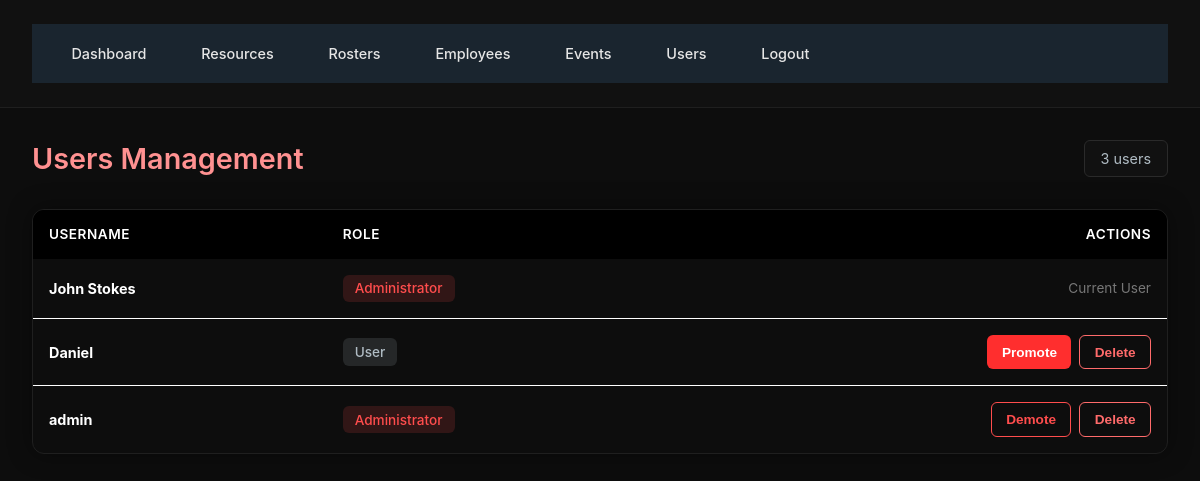
The app's page /users (signed in), older data.
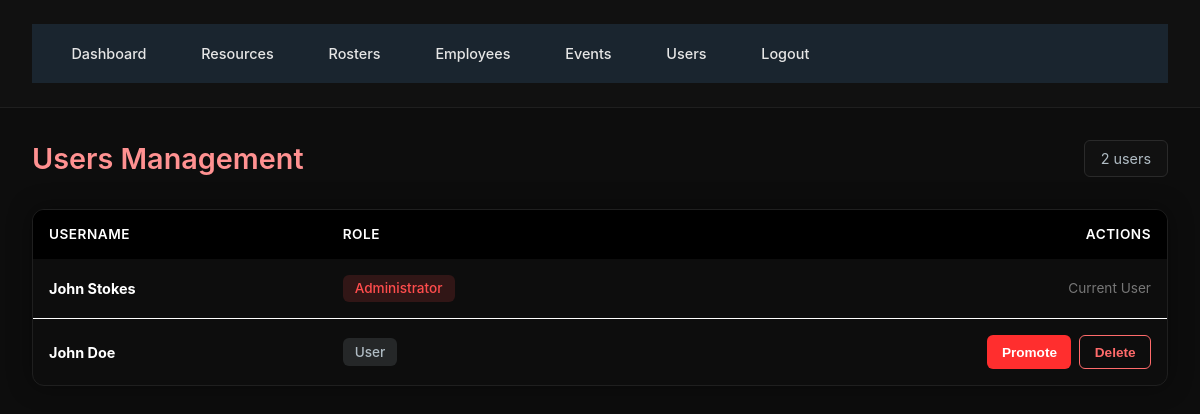
The same page, newer data.
### Database.py (models this page shows, shortened)
class User(UserMixin, db.Model):
    id = db.Column(db.Integer, primary_key=True)
    username = db.Column(db.String(120), unique=True, nullable=False)
    password_hash = db.Column(db.String(255), nullable=False)
    is_admin = db.Column(db.Boolean, default=False)
    employee_id = db.Column(db.Integer, db.ForeignKey('employee.id'))
    employee = db.relationship('Employee', backref='user', uselist=False)

### app.py (the view)
    @app.route('/users')
    @login_required
    @admin_required
    def users():
        return render_template('users.html', users=User.query.all())

### app.py (called while the page is built)
def admin_required(f):
    @wraps(f)
    def wrapper(*args, **kwargs):
        if not current_user.is_admin:
            abort(403)
        return f(*args, **kwargs)
    return wrapper

### Templates/users.html (shortened to what this page needs)
{% extends "base.html" %}
{% block content %}
<div class="page-header">
  <h2 class="page-title">Users Management</h2>
  <span class="users-count">{{ users|length }} users</span>
</div>
{% if users %}
<div class="table-wrapper">
  <table>
    <thead>
      <tr>
        <th>Username</th>
        <th>Role</th>
        <th style="text-align:right;">Actions</th>
      </tr>
    </thead>
    <tbody>
      {% for u in users %}
      <tr>
        <td><strong>{{ u.username }}</strong></td>
        <td>
          {% if u.is_admin %}
            <span class="admin-badge">Administrator</span>
          {% else %}
            <span class="user-badge">User</span>
          {% endif %}
        </td>
        <td>
          <div class="actions-cell">
            {% if u.id != current_user.id %}
              {% if u.is_admin %}
                <button type="button"
                        class="btn-action btn-demote"
                        data-username="{{ u.username }}"
                        data-user-id="{{ u.id }}"
                        onclick="confirmDemote(this)">
                  Demote
                </button>
              {% else %}
                <button type="button"
                        class="btn-action btn-promote"
                        data-username="{{ u.username }}"
                        data-user-id="{{ u.id }}"
                        onclick="confirmPromote(this)">
                  Promote
                </button>
              {% endif %}
              <button type="button"
                      class="btn-action btn-delete"
                      data-username="{{ u.username }}"
                      data-user-id="{{ u.id }}"
                      onclick="confirmDelete(this)">
                Delete
              </button>
            {% else %}
              <span style="color:#777; font-size:0.85rem;">Current User</span>
            {% endif %}
          </div>
        </td>
      </tr>
      {% endfor %}
    </tbody>
  </table>
</div>
{% else %}
<div class="empty-state">
  No users found.
</div>
{% endif %}
{% endblock %}

### Templates/base.html (shortened to what this page needs)
<!doctype html>
<html lang="en">
<head>
  <link rel="stylesheet" href="{{ url_for('static', filename='css/styles.css') }}">
</head>
<body>
<header>
  {% if current_user.is_authenticated %}
  <nav>
    <a href="{{ url_for('index') }}">Dashboard</a>
    <a href="{{ url_for('resources') }}">Resources</a>
    <a href="{{ url_for('rosters') }}">Rosters</a>
    {% if current_user.is_admin %}
      <a href="{{ url_for('employees_overview') }}">Employees</a>
      <a href="{{ url_for('events') }}">Events</a>
      <a href="{{ url_for('users') }}">Users</a>
    {% endif %}
    <a href="{{ url_for('logout') }}">Logout</a>
  </nav>
  {% endif %}
</header>
<main>
  {% block content %}{% endblock %}
</main>
</body>
</html>

### Static/Css/styles.css (style rules this page uses)
* { margin: 0; padding: 0; box-sizing: border-box; }
body { font-family: '72', 'SAP Sans', system-ui, sans-serif; background-color: #000000; color: #e0e0e0; }
header { background: #1a252f; color: white; padding: 0; border-bottom: 1px solid #2d3f4d; }
.page-header .page-title { color: #ff9191; }
nav { display: flex; align-items: center; padding: 0.75rem 1.5rem; background: #1a252f; gap: 1.5rem; }
nav a { color: #b0bcc4; text-decoration: none; font-size: 0.9rem; padding: 0.5rem 0.75rem; border-radius: 4px; transition: all 0.2s; }
main { padding: 1.5rem; }
.page-header { display: flex; justify-content: space-between; align-items: center; margin-bottom: 1.5rem; }
.page-title { font-size: 1.5rem; font-weight: 500; color: #0dccff; }
.table-wrapper { background: #000000; border: 1px solid #000000; border-radius: 4px; overflow: hidden; }
table { width: 100%; border-collapse: collapse; }
table thead { background: #000000; border-bottom: 1px solid #000000; }
table th { padding: 1rem; text-align: left; font-weight: 600; color: #ffffff; font-size: 0.85rem; text-transform: uppercase; letter-spacing: 0.5px; }
table td { padding: 1rem; border-bottom: 1px solid #ffffff; color: #ffffff; font-size: 0.9rem; }
table tbody tr { transition: background 0.15s; }
table tbody tr:last-child td { border-bottom: none; }

### Templates/base.html (style rules this page uses)
body { background: #0d0d0d; color: #e6e6e6; font-family: "Inter", "Segoe UI", sans-serif; margin: 0; padding: 0; }
header { background: #111; border-bottom: 1px solid #1f1f1f; padding: 1.5rem 2rem; display: flex; flex-direction: column; gap: 1rem; }
nav { display: flex; gap: 1.5rem; flex-wrap: wrap; }
nav a { color: #e6e6e6; text-decoration: none; font-weight: 500; padding: 0.5rem 0.9rem; border-radius: 6px; transition: 0.2s ease; border: 1px solid transparent; }
main { padding: 2rem; max-width: 1400px; margin: auto; }

### Templates/users.html (style rules this page uses)
.page-header { display: flex; justify-content: space-between; align-items: center; margin-bottom: 2rem; }
.page-title { font-size: 1.8rem; font-weight: 600; color: #ffffff; }
.users-count { background: #111; border: 1px solid #2a2a2a; padding: 0.55rem 1rem; border-radius: 6px; color: #b0bcc4; font-size: 0.9rem; }
.table-wrapper { background: #0d0d0d; border: 1px solid #1f1f1f; border-radius: 12px; overflow: hidden; box-shadow: 0 0 25px rgba(0,0,0,0.4); }
table { width: 100%; border-collapse: collapse; }
thead { background: #111; border-bottom: 1px solid #1f1f1f; }
th { padding: 1rem; text-align: left; color: #b0bcc4; font-size: 0.85rem; text-transform: uppercase; letter-spacing: 0.05em; font-weight: 600; }
td { padding: 1rem; border-bottom: 1px solid #1f1f1f; color: #e0e0e0; font-size: 0.95rem; }
tbody tr { transition: background 0.15s; }
tbody tr:last-child td { border-bottom: none; }
.admin-badge, .user-badge { display: inline-flex; align-items: center; padding: 0.35rem 0.75rem; border-radius: 6px; font-size: 0.85rem; font-weight: 500; }
.admin-badge { background: rgba(255, 77, 77, 0.15); color: #ff4d4d; }
.user-badge { background: rgba(176, 188, 196, 0.15); color: #b0bcc4; }
.actions-cell { display: flex; justify-content: flex-end; gap: 0.5rem; }
.btn-action { padding: 0.55rem 0.9rem; border-radius: 6px; font-size: 0.85rem; font-weight: 600; cursor: pointer; border: none; transition: 0.2s; }
.btn-promote { background: #ff2e2e; color: #fff; }
.btn-delete { background: transparent; border: 1px solid #ff6b6b; color: #ff6b6b; }

Row changes from the older to the newer data that the page shows:
removed User: username "Daniel", is_admin "User"
removed User: username "admin", is_admin "Administrator"
added User: username "John Doe", is_admin "User"
Text that changed along with them:
{{ users|length }}: "3" → "2"
